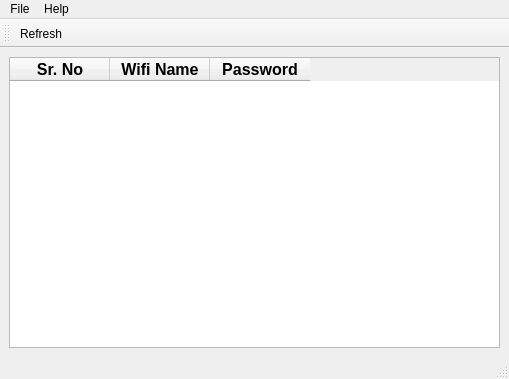
<?xml version="1.0" encoding="UTF-8"?>
<ui version="4.0">
 <class>MainWindow</class>
 <widget class="QMainWindow" name="MainWindow">
  <property name="geometry">
   <rect>
    <x>0</x>
    <y>0</y>
    <width>509</width>
    <height>379</height>
   </rect>
  </property>
  <property name="windowTitle">
   <string>MainWindow</string>
  </property>
  <widget class="QWidget" name="centralwidget">
   <layout class="QGridLayout" name="gridLayout">
    <item row="0" column="0">
     <widget class="QTableWidget" name="tableWidget">
      <column>
       <property name="text">
        <string>Sr. No</string>
       </property>
       <property name="font">
        <font>
         <pointsize>12</pointsize>
         <weight>75</weight>
         <bold>true</bold>
        </font>
       </property>
      </column>
      <column>
       <property name="text">
        <string>Wifi Name</string>
       </property>
       <property name="font">
        <font>
         <pointsize>12</pointsize>
         <weight>75</weight>
         <bold>true</bold>
        </font>
       </property>
      </column>
      <column>
       <property name="text">
        <string>Password</string>
       </property>
       <property name="font">
        <font>
         <pointsize>12</pointsize>
         <weight>75</weight>
         <bold>true</bold>
        </font>
       </property>
      </column>
     </widget>
    </item>
   </layout>
  </widget>
  <widget class="QMenuBar" name="menubar">
   <property name="geometry">
    <rect>
     <x>0</x>
     <y>0</y>
     <width>509</width>
     <height>21</height>
    </rect>
   </property>
   <widget class="QMenu" name="menuFile">
    <property name="title">
     <string>File</string>
    </property>
    <addaction name="actionSave"/>
    <addaction name="separator"/>
   </widget>
   <widget class="QMenu" name="menuHelp">
    <property name="title">
     <string>Help</string>
    </property>
    <addaction name="actionAbout"/>
    <addaction name="actionDonate"/>
   </widget>
   <addaction name="menuFile"/>
   <addaction name="menuHelp"/>
  </widget>
  <widget class="QStatusBar" name="statusbar"/>
  <widget class="QToolBar" name="toolBar">
   <property name="windowTitle">
    <string>toolBar</string>
   </property>
   <attribute name="toolBarArea">
    <enum>TopToolBarArea</enum>
   </attribute>
   <attribute name="toolBarBreak">
    <bool>false</bool>
   </attribute>
   <addaction name="actionRefresh"/>
  </widget>
  <action name="actionAbout">
   <property name="icon">
    <iconset>
     <normaloff>img/About.svg</normaloff>img/About.svg</iconset>
   </property>
   <property name="text">
    <string>About</string>
   </property>
  </action>
  <action name="actionDonate">
   <property name="icon">
    <iconset>
     <normaloff>img/Donate.png</normaloff>img/Donate.png</iconset>
   </property>
   <property name="text">
    <string>Donate</string>
   </property>
  </action>
  <action name="actionVersion">
   <property name="icon">
    <iconset>
     <normaloff>img/Version.png</normaloff>img/Version.png</iconset>
   </property>
   <property name="text">
    <string>Version</string>
   </property>
  </action>
  <action name="actionRefresh">
   <property name="icon">
    <iconset>
     <normaloff>img/RefreshI.svg</normaloff>img/RefreshI.svg</iconset>
   </property>
   <property name="text">
    <string>Refresh</string>
   </property>
   <property name="toolTip">
    <string>Refresh</string>
   </property>
  </action>
  <action name="actionSave">
   <property name="icon">
    <iconset>
     <normaloff>img/Save.png</normaloff>img/Save.png</iconset>
   </property>
   <property name="text">
    <string>Save</string>
   </property>
  </action>
 </widget>
 <resources/>
 <connections/>
</ui>
